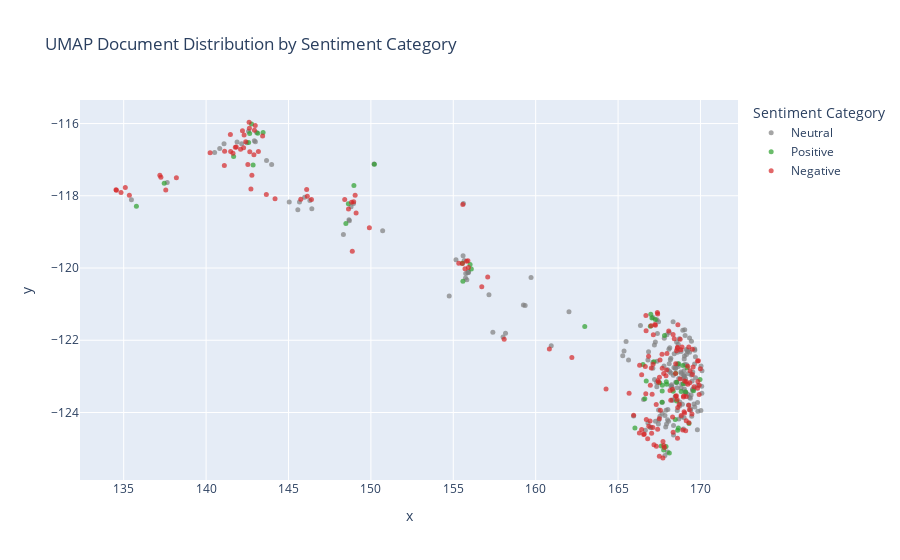

The cell this chart's notebook holds for it:
### Markdown cell above
## Step 5: Dimensionality Reduction and Interactive Visualization (exercise 11-12)

### Code cell
print("Step 5: UMAP Dimensionality Reduction and Plotly Visualization...")

reducer = umap.UMAP(n_components=2, random_state=42, n_neighbors=20, min_dist=0.2)
embedding = reducer.fit_transform(X_counts)

plot_df = pd.DataFrame(embedding, columns=['x', 'y'])
df.reset_index(drop=True, inplace=True)
plot_df = pd.concat([plot_df, df[['category_name', 'text']]], axis=1)
plot_df['text_preview'] = plot_df['text'].str[:100] + '...'

fig = px.scatter(
    plot_df,
    x='x',
    y='y',
    color='category_name',
    hover_data={'text_preview': True, 'x': False, 'y': False},
    title='UMAP Document Distribution by Sentiment Category',
    color_discrete_map={'Positive': '#2ca02c', 'Neutral': '#7f7f7f', 'Negative': '#d62728'}
)
fig.update_traces(marker=dict(size=5, opacity=0.7))
fig.update_layout(legend_title_text='Sentiment Category')
fig.show()
print("-" * 50)

### Figure 1 — Plotly figure (JSON) as saved in the notebook; plotly's stock layout.template omitted (floating-point values rounded to 4 significant figures; data arrays with more than 128 entries replaced by an {"elided": "..."} marker saying what was removed)
{"data": [{"customdata": {"elided": "193x1 str values"}, "hovertemplate": "category_name=Neutral<br>text_preview=%{customdata[0]}<extra></extra>", "legendgroup": "Neutral", "marker": {"color": "#7f7f7f", "opacity": 0.7, "size": 5, "symbol": "circle"}, "mode": "markers", "name": "Neutral", "orientation": "v", "showlegend": true, "type": "scatter", "x": {"elided": "193 float values"}, "xaxis": "x", "y": {"elided": "193 float values"}, "yaxis": "y"}, {"customdata": [["So this is my fun portfolio atm\r\n\r\nRKLB - 42%\r\n\r\nUndisclosed company - 2%\r\n\r\nLumen 1.5%\r\n\r\nASTS 5.5%..."], ["Just stumbled upon some exciting news about Star Navigation Systems Group Ltd. (CSE: SNA) and their ..."], ["China: \"We are going to build our future on science and technology. we working on a new fusion techn..."], ["Things will get better soon. Once those 9 trans kids stop trying to play high school sports we will ..."], ["I am so addicted to this market I can't wait for Monday..."], ["Worse how?  We have STRONG evidence Trump doesn't want to destroy our economy since he put the 90 da..."], ["Other countries probably will go through a recession, but there is no reason at all that they would ..."], ["cyberlux long term investment, you wont be upset..."], ["Lithium has become a huge part of the clean energy shift, especially with electric cars gaining popu..."], ["The agriculture sector should boom under this next administration too. Looks like a gem here..."], ["And so far 50+ countries have come to the table and the EU has decided on zero for zero tariffs.  Th..."], ["Lump sum tends to beat DCA but DCA minimizes risk. (/ <- good article with more data on this)  \r\nI d..."], ["r/CanadianInvestor would a better place to ask. \r\n\r\nThat being said, if you want to hold one fund, X..."], ["They're playing 3D chess, while the U.S. plays tic-tac-toe. Big W...."], ["Short America right now..."], ["Donno why you’re getting downvoted. You’re not wrong IMO...."], ["Invest now it is going to shoot up tomorrow..."], ["Nicely done..."], ["So countries “begging to stop the tariffs” and “doing anything just for a deal” works both ways..."], ["I think it’s gonna work itself out. I bought the doom and gloom at 4900 and deleted my trading app...."], ["NICE. Cannot complain...."], ["Inflation expectations for year ahead highest since 1981 at 6.7%.\r\n\r\nBetter get out of cash...."], ["Nice!..."], ["Feel like this is kinda random for them. Nonetheless it's still a good acquisition..."], ["I need people to understand this man is NOT stupid. You want him to be so bad but he is NOT. Everyth..."], ["Same. Back to break even after that last rip but think this thing can do another 50% easily..."], ["Euro to USD was 1.6 in 2007, now it’s 1.12. What crash?..."], ["I'm happy for him...."], ["good reminder there’s a bigger game than just trade deficits…. only an idiot wouldn’t be looking at ..."], ["Perfectly normal and acceptable, BTW THEY MADE JIMMY CARTER SELL HIS PEANUT FARM!!!!..."], ["if best buy can survive, target will survive...."], ["I reckon it’s a short squeeze today..."], ["Good..."], ["awesome..."], ["This is a massive acquisition for them, adding to my watchlist!..."], ["China increases tariffs on US. \r\n\r\nMarket goes up. \r\n\r\nPerfectly Balanced...."], ["3d modelling is only going to get more popular cool to see them getting in on it before its too late..."], ["The Chinese likely hold these bonds in many different currencies.\r\n\r\nThe English aren’t likely dumpi..."], ["Good dd..."], ["Mostly in MSTR calls, AAPL puts and GBTC long...."], ["Haven’t traded in like 3 days and my god life is so worth living. Watch a sunset from time to time b..."], ["The obvious can also be refreshing from CNBC: 'Fed’s Kashkari says rising bond yields, falling dolla..."], ["I think it’s way past time for me to remove my money from my bank..."], ["Vision Marine Technologies Inc. is rewriting the watercraft rulebook. Their collaboration with Shaun..."], ["HLGN is $10. Hurry and catch it now before it shoots to the moon!..."], ["Hey everyone, i was looking into a new company to the CSE Syntheia Corp and wanted to share some inf..."], ["Careful with puts. If they decide to pump the market you get killed on the puts from IV crush AND th..."], ["Expecting the PR to be dropped any day on the record date for TYDE dividend...."], ["OK, let me kick this off:\r\n\r\nLong (large exposure and long term hold) on Google, AMZN, Avgo, AMD (),..."], ["Yikes...\r\n\r\n\r\nThis shitshow continually surprises with shockingly bad news.\r\n\r\n\r\nI wonder if Congres..."], ["I mean to be fair you would not catch me holding USDs. Either invest your money outside of the US, i..."], ["Etrade has a feed of news articles about how reddit is dumping GME for silver, and actual-reddit is ..."], ["A bigly beautiful extra digit..."], ["If there is one lesson learned from economic policy during the last 100 years, it is that central ba..."]], "hovertemplate": "category_name=Positive<br>text_preview=%{customdata[0]}<extra></extra>", "legendgroup": "Positive", "marker": {"color": "#2ca02c", "opacity": 0.7, "size": 5, "symbol": "circle"}, "mode": "markers", "name": "Positive", "orientation": "v", "showlegend": true, "type": "scatter", "x": [168.9, 150.2, 166.5, 167.0, 163.0, 166.0, 142.6, 168.0, 148.5, 156.0, 142.6, 167.8, 148.6, 143.1, 168.7, 169.0, 167.2, 168.8, 168.5, 167.7, 168.3, 167.1, 168.6, 155.6, 143.5, 167.5, 169.6, 167.9, 167.6, 169.1, 168.5, 168.6, 167.9, 167.7, 169.2, 141.7, 167.0, 135.8, 168.1, 167.7, 137.5, 142.8, 166.7, 156.1, 169.3, 155.5, 167.3, 168.6, 166.6, 168.7, 142.9, 167.8, 170.0, 149.0], "xaxis": "x", "y": [-122.7, -117.1, -122.7, -121.3, -121.6, -124.4, -116.3, -123.2, -118.8, -119.9, -116.5, -125.0, -118.2, -116.3, -122.7, -123.2, -122.6, -123.4, -122.9, -123.2, -123.4, -121.4, -123.2, -120.4, -116.2, -123.2, -123.4, -123.1, -124.9, -123.4, -124.2, -123.7, -124.9, -123.7, -122.8, -116.9, -121.6, -118.3, -125.1, -123.4, -117.7, -116.0, -123.1, -120.0, -124.3, -119.9, -121.4, -124.5, -123.6, -124.4, -117.1, -121.9, -123.1, -117.7], "yaxis": "y"}, {"customdata": {"elided": "165x1 str values"}, "hovertemplate": "category_name=Negative<br>text_preview=%{customdata[0]}<extra></extra>", "legendgroup": "Negative", "marker": {"color": "#d62728", "opacity": 0.7, "size": 5, "symbol": "circle"}, "mode": "markers", "name": "Negative", "orientation": "v", "showlegend": true, "type": "scatter", "x": {"elided": "165 float values"}, "xaxis": "x", "y": {"elided": "165 float values"}, "yaxis": "y"}], "layout": {"legend": {"title": {"text": "Sentiment Category"}, "tracegroupgap": 0}, "title": {"text": "UMAP Document Distribution by Sentiment Category"}, "xaxis": {"anchor": "y", "domain": [0, 1], "title": {"text": "x"}}, "yaxis": {"anchor": "x", "domain": [0, 1], "title": {"text": "y"}}}}
